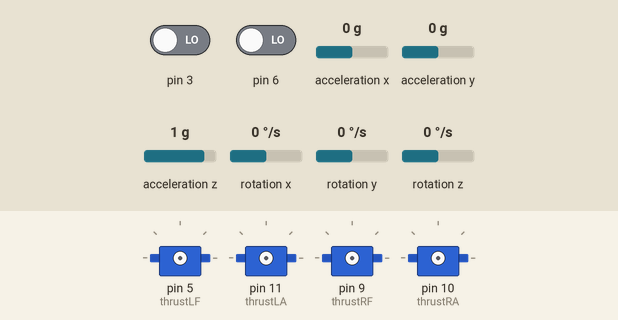
Bench run of a sketch on a simulated Arduino Uno, built with avr-gcc and run on an emulated ATmega328P. On the bench: 4 × servo. Wiring (inferred from the names in the program): ADXL345 accelerometer at I2C address 0x53; ITG-3200 gyroscope at I2C address 0x68. The inputs (shaded band) are chosen by the test bench; at power-on: pin 3 LOW, pin 6 LOW, acceleration x 0 g, acceleration y 0 g, acceleration z 1 g, rotation x 0 °/s, rotation y 0 °/s, rotation z 0 °/s.

Above: at 0.1 s.
At 2.0 s:
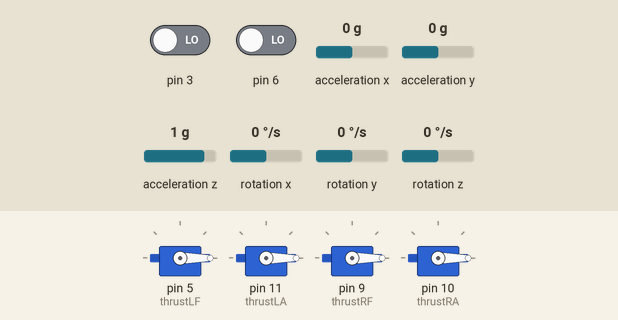
Timing chart, 0 to 3.5 s (numbered marks = the images above):
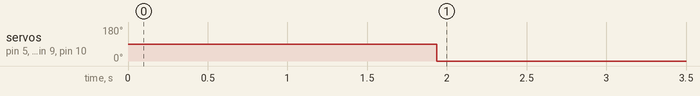

The sketch:

FlightPlan_v0_2.ino
```cpp
// ********************************************************************************
// Initialize variables, pin modes, include libraries, etc. -----------------------
// ********************************************************************************

  // include I2C library (mainly for 6DOF, barometer and magnetometer sensors)
      #include <Wire.h>

  // Include accelerometer (6DOF) sense/output libraries
      #include <FreeSixIMU.h>
        #include <FIMU_ADXL345.h>
        #include <FIMU_ITG3200.h>

  // Include thrust motor and servo control library
      #include <Servo.h>

  // Include PID library
      #include <PID_v1.h>

//Set objects  --------------------------------------------------------------

  // Setup yaw, pitch, roll angle array
    // 0 = pitch = up/down (thrustLR/thrustRF and thrustLA/thrustRA controlled)
    // 1 = yaw = left/right rotate (presently uncontrolled - use torque to control?)
    // 2 = roll = left/right roll (thrustLF/thrustLA and thrustRF/thrustRA controlled)
    float angles[3];
    // Define the FreeSixIMU object and variables
    FreeSixIMU sixDOF = FreeSixIMU();

  // Define main thrust motor objects
    // a maximum of eight motor/servo objects can be created
    // System is a 4-thrust motor 'X' configuration
    Servo thrustLF; //left-forward
    Servo thrustLA; //left-aft
    Servo thrustRF; //right-forward
    Servo thrustRA; //right-aft

  // Define variables to store the thrust motor output (0 as initial thrust % value - goes to 100)
    int thrustLF_PWM = 0;
    int thrustLA_PWM = 0;
    int thrustRF_PWM = 0;
    int thrustRA_PWM = 0;

  // Define minimum 'safe' altitude in CM
    int altitude_safe = 100;
  // Define variable for current altitude
    int altitude_current = 0;

  // Setup RC receiver channel variables - presently only 2-channel
      int rc_channel_1;
      int rc_channel_2;

      // Setup RC receiver channel input range limits
      int rc_channel_lower_limit = 1030;
      int rc_channel_upper_limit = 1850;

      // Setup RC receiver joystick neutral values
      int rc_channel_1_neutral = 1430;
      int rc_channel_2_neutral = 1440;

  // PID Adaptive Tuning Setup
    //Define aggressive and conservative Tuning Parameters
    double aggKp=4, aggKi=0.2, aggKd=1;
    double consKp=1, consKi=0.05, consKd=0.25;

    //Define Variables we'll be connecting to for 6DOF X (pitch) axis
    double Setpoint_xaxis, InputX, PID_Output_Xaxis;
    //Specify the links and initial tuning parameters
    PID X_axis_PID(&InputX, &PID_Output_Xaxis, &Setpoint_xaxis, consKp, consKi, consKd, DIRECT);

    //Define Variables we'll be connecting to for 6DOF Y (roll) axis
    double Setpoint_yaxis, InputY, PID_Output_Yaxis;
    //Specify the links and initial tuning parameters
    PID Y_axis_PID(&InputY, &PID_Output_Yaxis, &Setpoint_yaxis, consKp, consKi, consKd, DIRECT);

    //Define Variables we'll be connecting to for barometer-measured altitude
    double Setpoint_cruise_altitude, InputAltitude, PID_Output_Altitude;
    //Specify the links and initial tuning parameters
    PID Altitude_PID(&InputAltitude, &PID_Output_Altitude, &Setpoint_cruise_altitude, consKp, consKi, consKd, DIRECT);

// ********************************************************************************
// Setup code runs once  ----------------------------------------------------------
// ********************************************************************************

void setup() {
// Configure all pin names and outputs

// ##############################################
// TEMP VARIABLE - Simulates Thrust at 50% for both axial controls
// PID_Output_Xaxis = 50.00;
// PID_Output_Yaxis = 50.00;
// ##############################################

  //Begin serial output - for monitoring output on PC
    Serial.begin(9600);

  //Begin I2C comms
    Wire.begin();

  //Start-up the 6DOF IMU
    delay(5);
    sixDOF.init();
    delay(5);

  // Attaches the thrust servos PWM out to specific Arduino pins
    thrustLF.attach(5);
    thrustLA.attach(11);
    thrustRF.attach(9);
    thrustRA.attach(10);

 // Setup PWM RC receiver INPUT pins (one pin per channel)
    pinMode(3, INPUT);
    pinMode(6, INPUT);

 // PID enable and configure ranges and modes
    X_axis_PID.SetMode(AUTOMATIC);
    Y_axis_PID.SetMode(AUTOMATIC);
    Altitude_PID.SetMode(AUTOMATIC);

    // PID Output permitted range
    // -100 is used for 'negative' thrust, 100 used for 'postive' thrust
    X_axis_PID.SetOutputLimits(-100,100);
    Y_axis_PID.SetOutputLimits(-100,100);
    Altitude_PID.SetOutputLimits(-100,100);

    // PID initialize the setpoint ('target') variables for each axis
    // 0 represent 'stable' axial position
    Setpoint_xaxis = 0.00;
    Setpoint_yaxis = 0.00;
    Setpoint_cruise_altitude = 0.00;

}

// ********************************************************************************
// Main program code --------------------------------------------------------------
// ********************************************************************************

void loop() {

  // Self check

  // Spin up delay

  // Spin up

  // Read for RC input (ideally an interrupt) and convert to meaningful signal

    // Read input on RC channels
    rc_channel_1 = pulseIn(3, HIGH, 25000); // Read the pulse width of
    rc_channel_2 = pulseIn(6, HIGH, 25000); // each RC channel

    // Constrain reading to 'known' valid signal range
    rc_channel_1 = constrain(rc_channel_1,rc_channel_lower_limit,rc_channel_upper_limit);
    rc_channel_2 = constrain(rc_channel_2,rc_channel_lower_limit,rc_channel_upper_limit);

    // Remap RC channel input to -100 to 100 range - representing % thrust
    rc_channel_1 = map(rc_channel_1,rc_channel_lower_limit,rc_channel_upper_limit,-100,100);
    rc_channel_2 = map(rc_channel_2,rc_channel_lower_limit,rc_channel_upper_limit,-100,100);

  // Read current cruise altitude
//            altitude_current = BAROMETER INPUT in CM or M;

  // If RC inputs for sticks represent 'neutral' position then check and maintain stable horizon and altitude - at 'safe' altitude
//    if (rc_channel_1 == rc_channel_1_neutral && rc_channel_2 == rc_channel_2_neutral)
//    {
         // ************************************************
         // Auto-Pilot Routine
         // ************************************************

         // Enable AUTOPILOT
         // PID - Change mode to 'AUTOMATIC' to allow autopilot control
         X_axis_PID.SetMode(AUTOMATIC);
         Y_axis_PID.SetMode(AUTOMATIC);
         Altitude_PID.SetMode(AUTOMATIC);

          // Read orientation yaw, pitch, roll angles
            sixDOF.getYawPitchRoll(angles);
                int yaw = (angles[0]); // unsure of use - perhaps replace with magnetometer?
                int pitch = (angles[1]); // Reports = 0 - level, 90 vertical climb, -90 dive
                int roll = (angles[2]);  // Reports = 0 - level, -90 left roll, 90 right roll

                // X (pitch) axis PID compute
                double gap = abs(Setpoint_xaxis-pitch); //distance away from setpoint
                if(gap<10)
                  {
                     //we're close to setpoint, use conservative tuning parameters
                     X_axis_PID.SetTunings(consKp, consKi, consKd);
                  }
                  else
                  {
                     //we're far from setpoint, use aggressive tuning parameters
                     X_axis_PID.SetTunings(aggKp, aggKi, aggKd);
                  }

                  X_axis_PID.Compute();


                // Y (roll) axis PID compute
                gap = abs(Setpoint_yaxis-roll); //distance away from setpoint
                if(gap<10)
                  {
                     //we're close to setpoint, use conservative tuning parameters
                     Y_axis_PID.SetTunings(consKp, consKi, consKd);
                  }
                  else
                  {
                     //we're far from setpoint, use aggressive tuning parameters
                     Y_axis_PID.SetTunings(aggKp, aggKi, aggKd);
                  }

                  Y_axis_PID.Compute();


          // Read current altitude
//            unsigned int altitude_current = BAROMETER INPUT in CM or M;

                // Altitude PID compute
                gap = abs(Setpoint_cruise_altitude-altitude_current); //distance away from setpoint
                if(gap<10)
                  {  //we're close to setpoint, use conservative tuning parameters
                     Altitude_PID.SetTunings(consKp, consKi, consKd);
                  }
                  else
                  {
                     //we're far from setpoint, use aggressive tuning parameters
                     Altitude_PID.SetTunings(aggKp, aggKi, aggKd);
                  }

                  Altitude_PID.Compute();

                // Assign axial feedback to PID input function
                InputX = pitch;
                InputY = roll;
                InputAltitude = altitude_current;

                // Map -100 to +100 PID output to appropriate motor control and change

                // If in nose-dive
                if (InputX > 0) {

                // If in climb
                }else{

                }

                // If in left roll
                if (InputY > 0) {

                // If in right roll
                }else{

                }


                if (InputAltitude > 0) {

                }else{

                }


// ######################################
// Output to serial - DEBUGGING
//Serial.print(PID_Output_Xaxis);
//Serial.print("/");
//Serial.print(pitch);
//Serial.print("  ");
//Serial.print(PID_Output_Yaxis);
//Serial.print("/");
//Serial.print(roll);
//Serial.print("  ");
//Serial.print(PID_Output_Altitude);
//Serial.print("/");
//Serial.print(altitude_current);
//Serial.println(",");
// ######################################

//    } else {

         // ************************************************
         // RC Routine
         // ************************************************

         // Disable AUTOPILOT
         // PID - Change mode to 'MANUAL' to allow direct RC override
         X_axis_PID.SetMode(MANUAL);
         Y_axis_PID.SetMode(MANUAL);
         Altitude_PID.SetMode(MANUAL);

         // Read RC inputs for manual flight

//    }


 // ************************************************
 // Common to BOTH Auto Pilot and RC routines
 // Convert thrust output to PWM signal change
 // ************************************************

 // Instruct thrust motors to alter output to new PWM values
 thrustLF.write(thrustLF_PWM);
 thrustLA.write(thrustLA_PWM);
 thrustRF.write(thrustRF_PWM);
 thrustRA.write(thrustRA_PWM);

 // Maintain height for 5 minutes


   // Gradual descent - accelerometer feedback to prevent free-fall state


   // Land


   // Spin down


   // Power off

}
```

Measured:
- by itself, servo on pin 5 (thrustLF), servo on pin 11 (thrustLA), servo on pin 9 (thrustRF), servo on pin 10 (thrustRA): 90° → 0° at 1.9 s
